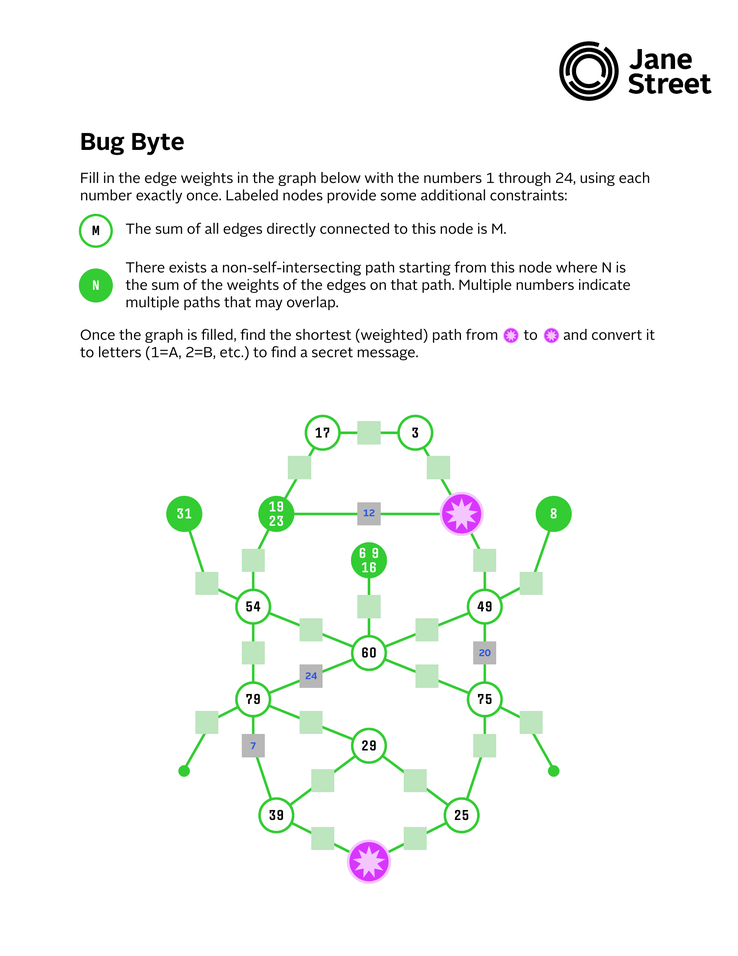
#> input picture puzzle.png, 738 x 956 px, shrunk from 1700 x 2200 before the run
$ python image_to_graph.py
#> lines starting #> are read from the running program, lines starting #| are printed output that depends on the picture; after the words box and inside, x2 and y2 are one past the last pixel; in counts of white or black regions, pixels touching at a corner belong together
import cv2 as cv
import numpy as np

image_path = 'puzzle.png'

image = cv.imread(image_path)
#> image is the input picture: shape (956, 738, 3); mean B, G, R 245.4, 247.8, 245.3


# So this converted the image into the path nodes only, so that might be helpful
hsv = cv.cvtColor(image, cv.COLOR_BGR2HSV)
#> hsv: shape (956, 738, 3); mean H, S, V 3.6, 4.3, 248.5
lower_green = np.array([35,40,40])
upper_green = np.array([70,255,255])
lower_blue = np.array([100,40,40])
upper_blue = np.array([130,255,255])
lower_white = np.array([100,40,40])
upper_white = np.array([180,255,255])
mask1 = cv.inRange(hsv, lower_green, upper_green)
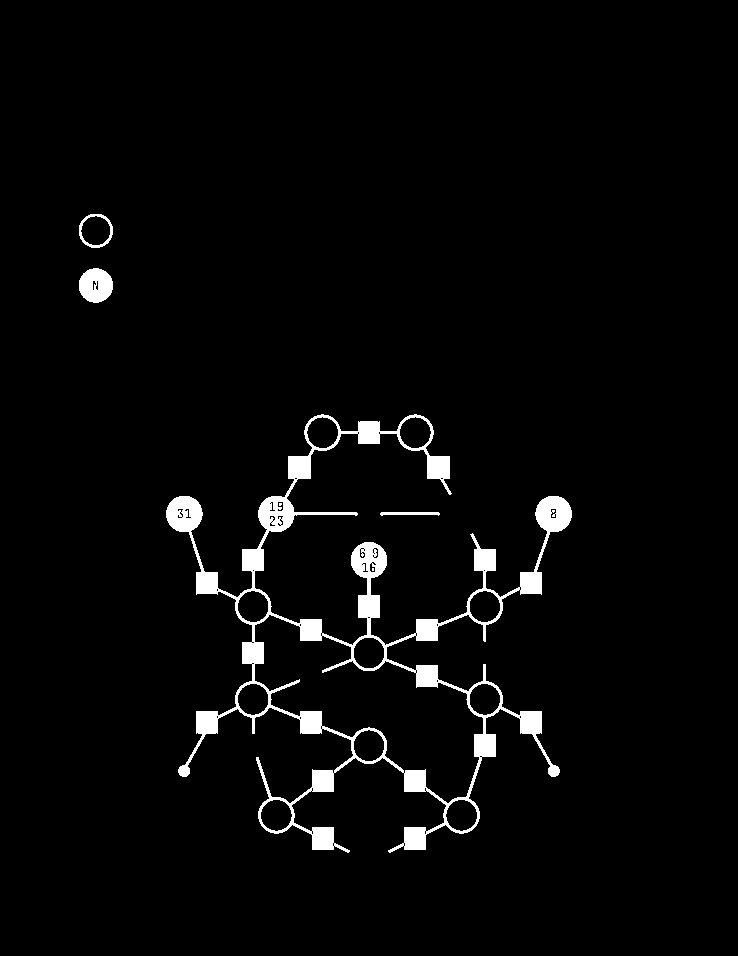
#> mask1: shape (956, 738); 3.2% white; 6 white regions (2 under 20 px), largest, box (x1, y1, x2, y2) and area: (166, 414, 572, 853) 20952, (79, 268, 113, 303) 908, (79, 214, 113, 248) 287, (380, 512, 440, 516) 181
mask2 = cv.inRange(hsv, lower_blue, upper_blue)
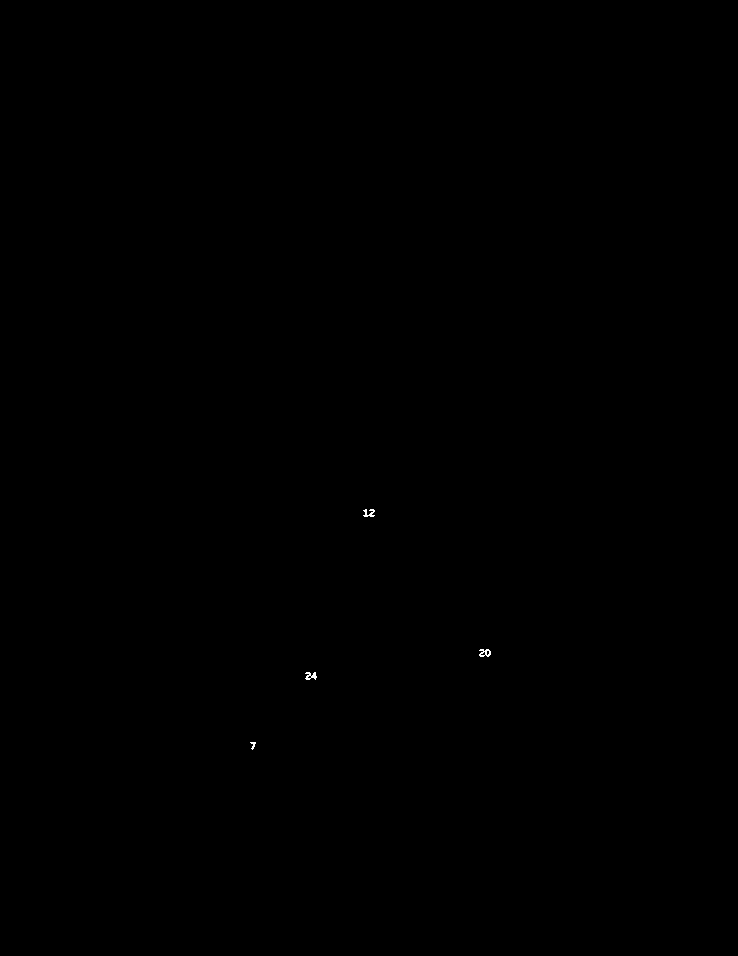
#> mask2: shape (956, 738); 0.03% white in thin lines or dots, all inside (x1, y1, x2, y2) = (250, 509, 491, 750)
mask3 = cv.inRange(hsv, lower_white, upper_white)
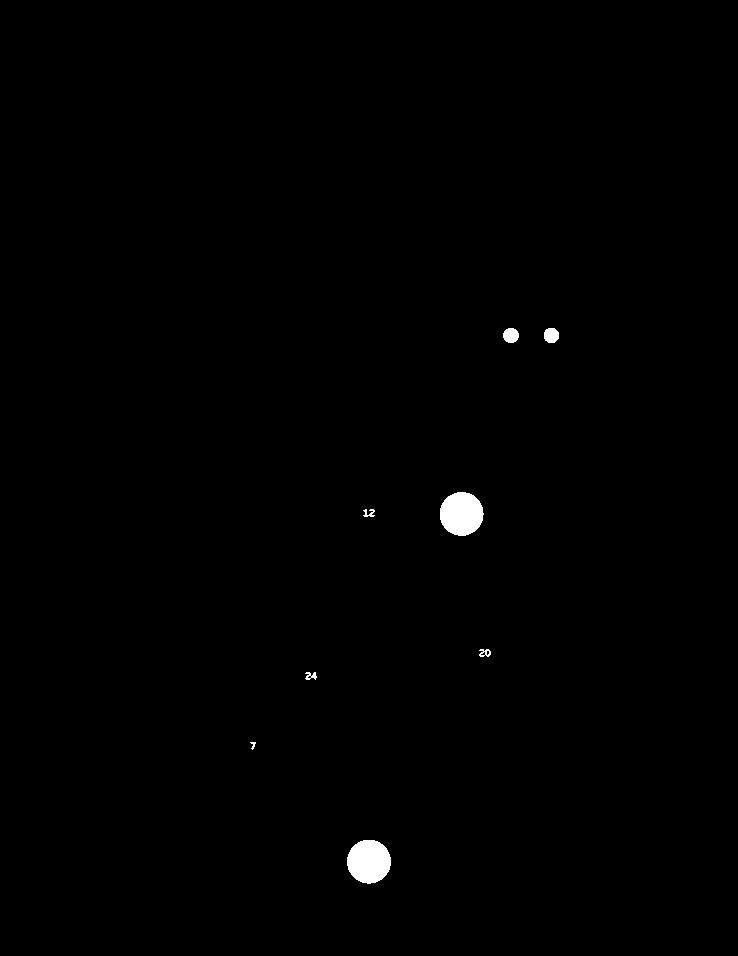
#> mask3: shape (956, 738); 0.51% white; 8 white regions, largest, box (x1, y1, x2, y2) and area: (347, 840, 391, 884) 1516, (440, 492, 484, 536) 1512, (503, 328, 519, 343) 192
mask = cv.bitwise_or(mask1, mask2)
#> mask: shape (956, 738); 3.2% white; 10 white regions (2 under 20 px), largest, box (x1, y1, x2, y2) and area: (166, 414, 572, 853) 20952, (79, 268, 113, 303) 908, (79, 214, 113, 248) 287
mask = cv.bitwise_or(mask, mask3)
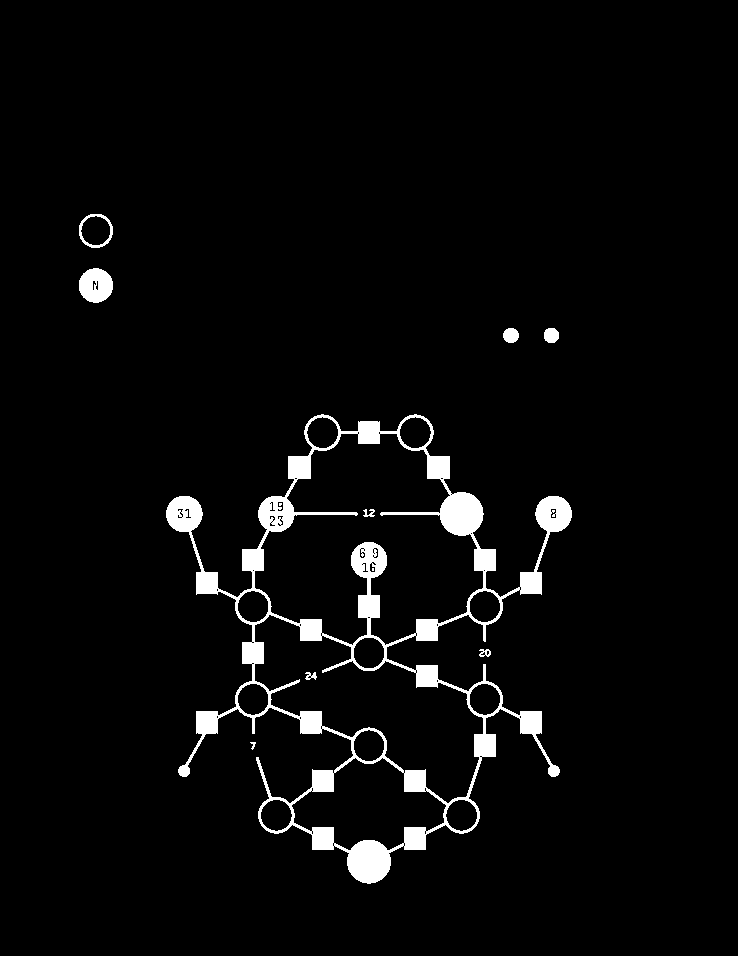
#> mask: shape (956, 738); 3.7% white; 11 white regions (2 under 20 px), largest, box (x1, y1, x2, y2) and area: (166, 414, 572, 884) 24161, (79, 268, 113, 303) 908, (79, 214, 113, 248) 287
result = cv.bitwise_and(image, image, mask=mask)
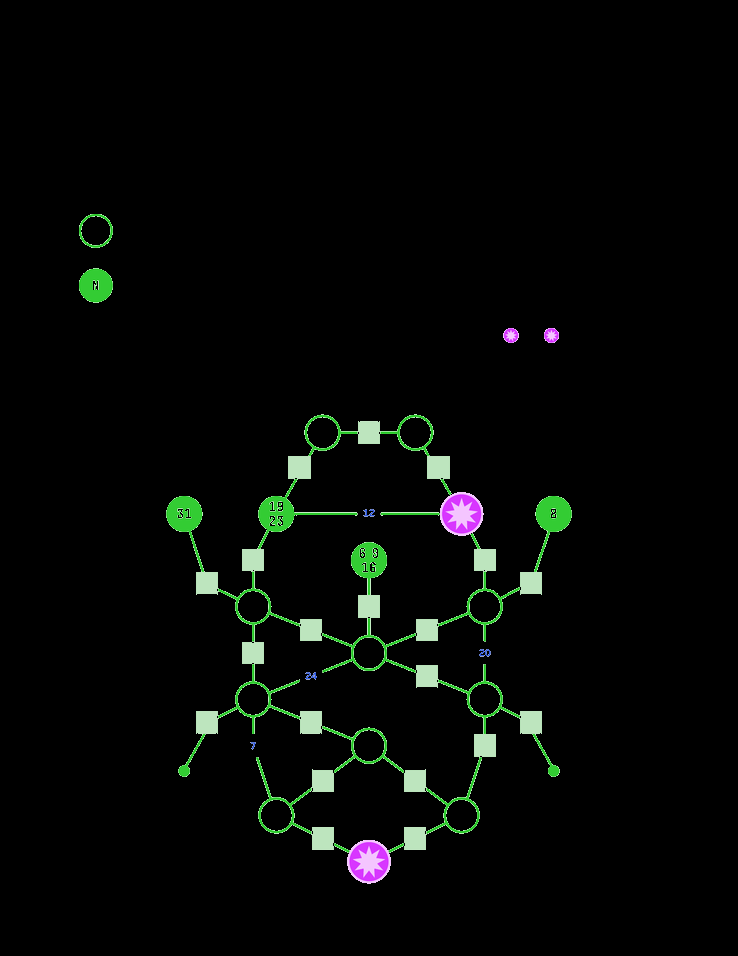
#> result: shape (956, 738, 3); mean B, G, R 5.3, 7.6, 5.1

cv.imshow('result', result)

cv.waitKey(0)
cv.destroyAllWindows()
